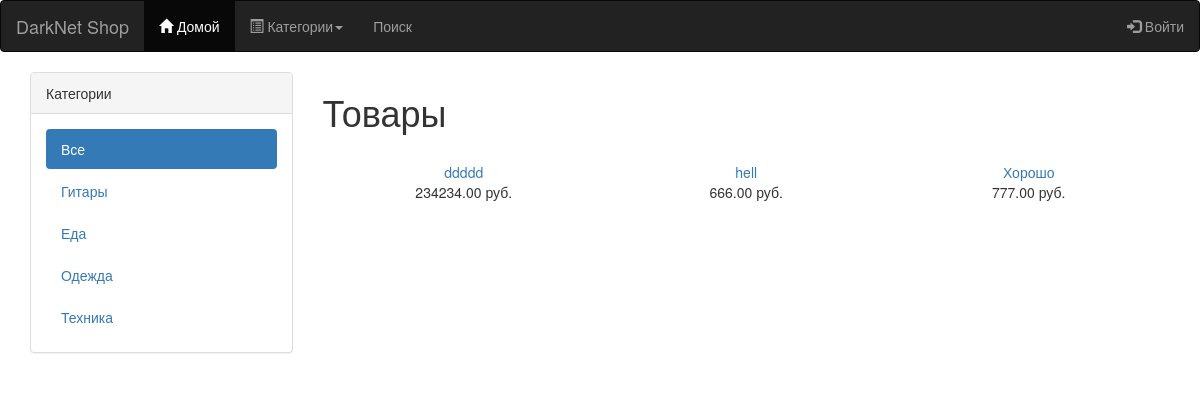
Before: / with the older database file.
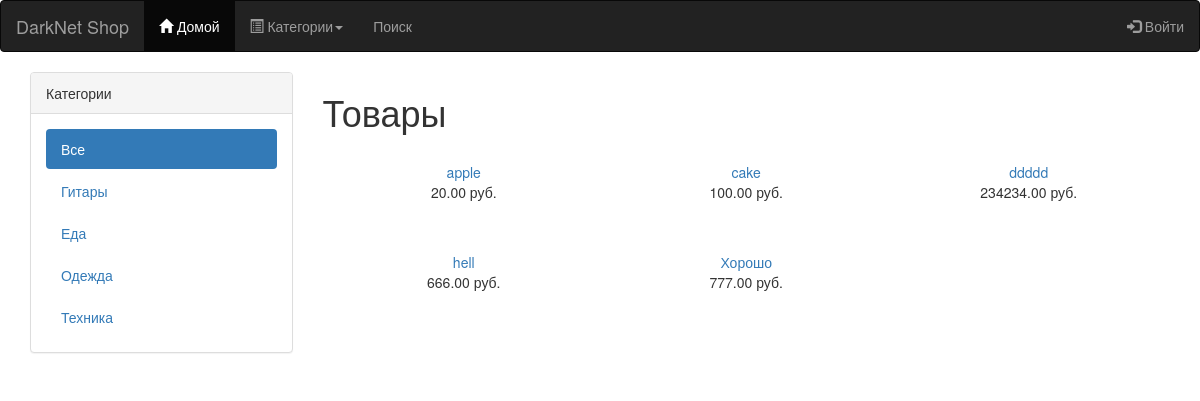
After: the same page with the newer database file.
### core_shop/models.py (models this page shows, shortened)
class Category(models.Model):
    name = models.CharField(max_length=50, verbose_name='Категория')
    slug = models.SlugField(max_length=50, unique=True, help_text='Уникальное значение для URL категории')
    description = models.TextField(max_length = 2000)
    is_active = models.BooleanField(default = True)
    created_at = models.DateTimeField(auto_now_add = True)
    updated_at = models.DateTimeField(auto_now = True)
    class Meta:
        db_table = 'categories'
        ordering = ['name']
        verbose_name = 'Категория'
        verbose_name_plural = 'Категории'
    def get_absolute_url(self):
        return reverse('core_shop:product_list_by_category', args=[self.slug])

class Product(models.Model):
    category = models.ForeignKey(Category, related_name='Категория', verbose_name="Категория")
    name = models.CharField(max_length=255, unique=True, verbose_name="Название")
    brand = models.CharField(max_length = 50, verbose_name="Производитель")
    image = models.ImageField(upload_to='product/pictures', default = 'product/no-img.png', verbose_name='Изображение')
    slug = models.SlugField(max_length=255, unique=True, help_text='Уникальное значение для ULR продукта')
    description = models.TextField(blank=True, verbose_name="Описание")
    price = models.DecimalField(max_digits=10, decimal_places=2, verbose_name="Цена")
    count = models.PositiveIntegerField(verbose_name="Количество на складе")
    available = models.BooleanField(default=True, verbose_name="Доступен")
    created_at = models.DateTimeField(auto_now_add=True)
    updated_at = models.DateTimeField(auto_now=True)
    profile = models.ForeignKey(Profile, null=True,  related_name='Профиль')
    class Meta:
        db_table = 'products'
        ordering = ['name']
        index_together = [['id', 'slug']]
        verbose_name = "Продукт"
        verbose_name_plural = "Продукты"
    def get_absolute_url(self):
        return reverse('core_shop:product_detail', args=[self.id, self.slug])

### core_shop/views.py (the view)
# urls.py: url(r'^$', views.product_list, name='product_list'),
def product_list(request, category_slug=None):
    category = None
    categories = Category.objects.all()
    products = Product.objects.filter(available=True)
    if category_slug:
        category = get_object_or_404(Category, slug=category_slug)
        products = products.filter(category=category)
    return render(request, 'shop/product/list.html', {
        'category': category, 'categories': categories, 'products': products})

### cart/context_processors.py (called while the page is built)
def cart(request):
    return {'cart': Cart(request)}

### core_shop/templates/shop/product/list.html (shortened to what this page needs)
{% extends 'shop/base.html' %}
{% load static %}
{% block content %}
<div class="row">
<div class="col-sm-3">
	<div class="panel panel-default">
		<div class="panel-heading">Категории</div>
		<div class="panel-body">
			<ul class = "nav nav-pills nav-stacked">
				<li {% if not category %} class="active" {% endif %}>
				<a href="{% url "core_shop:product_list" %}">Все</a>
				</li>
				{% for cat in categories %}
				<li {% if category.slug == cat.slug %} class="active" {% endif %}>
				<a href="{{ cat.get_absolute_url }}">{{ cat.name }}</a>
				</li>
				{% endfor %}
			</ul>
		</div>
	</div>
</div>
<div class="col-sm-9">
    <h1>{% if category %}{{ category.name }}{% else %}Товары{% endif %}</h1>
    <div class="items_row">
        {% for product in products %}
            <div class="item col-sm-4">
                {% if product.available %}<br>
                <a href="{{ product.get_absolute_url }}">{{ product.name }}</a><br>
                {{ product.price }} руб.
                {% endif %}
            </div>
        {% endfor %}
    </div>
</div>
</div>
{% endblock %}

### core_shop/templates/shop/base.html (shortened to what this page needs)
{% load static %}
{% load tags %}
<!DOCTYPE html>
<html lang="en">
<head>
	<link rel="stylesheet" href="https://maxcdn.bootstrapcdn.com/bootstrap/3.3.7/css/bootstrap.min.css">
	<link rel="stylesheet" href="{% static "css/style.css" %}">
</head>
<body>
{% block nav %}
<nav class="navbar navbar-inverse">
	<div class="navbar-header">
		<a class="navbar-brand" href="/">DarkNet Shop</a>
	</div>
	<div id="navbarCollapse" class="collapse navbar-collapse">
		<ul class="nav navbar-nav">
			<li class="{% if request.resolver_match.url_name == "product_list" %}active{% endif %}"><a href="/"><span class="glyphicon glyphicon-home"></span> Домой</a></li>
			<li class=dropdown>
				<a class="dropdown-toggle" data-toggle="dropdown" href="#"><span class="glyphicon glyphicon-list-alt"></span> Категории<span class="caret"></span></a>
			</li>
			<li class="{% if request.resolver_match.url_name == "product_filter" %}active{% endif %}"><a href="/filter">Поиск</a></li>
		</ul>
	<ul class="nav navbar-nav navbar-right">
        {% if user.is_authenticated %}
		<li><a href="{% url 'cart:CartDetail' %}"><span class="glyphicon glyphicon-shopping-cart"></span> Корзина</a></li>
		<li><a href="#"><span class='glyphicon glyphicon-user'></span> Привет, {{ user.username  }}</a></li>
		<li><a href="/logout"><span class='glyphicon glyphicon-log-out'></span> Выйти</a></li>
		{% else  %}
		<li><a href="/login"><span class="glyphicon glyphicon-log-in"></span> Войти</a></li>
		{% endif %}
	</ul>
	</div>
</nav>
{% endblock  %}
<section id="content row" class="container">
	{% block content %}{% endblock %}
</section>
</body>
</html>

### core_shop/static/css/style.css (style rules this page uses)
.item { text-align: center; margin-bottom: 30px; }

Changed rows visible on the page:
added Product: name "apple", price "20.00"
added Product: name "cake", price "100.00"
